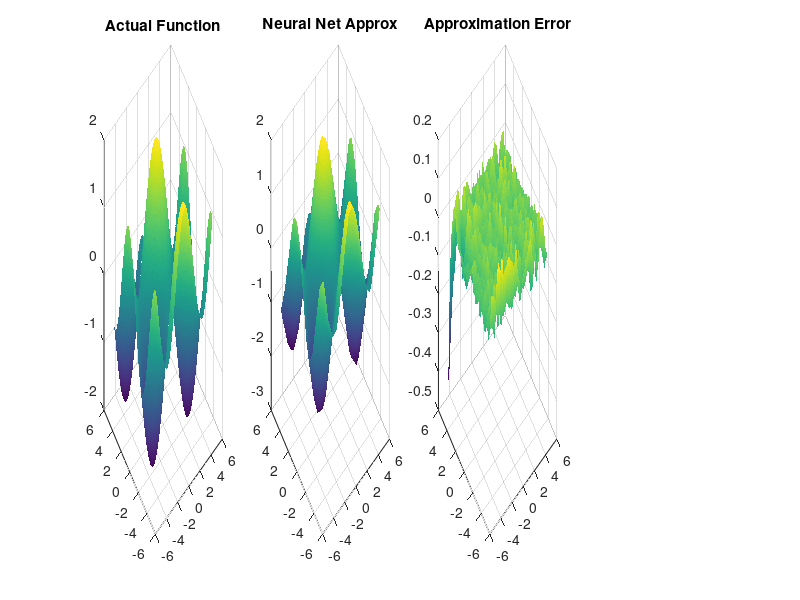

MATLAB code for this plot: (Note: this script raises an error after producing the figure.)
clear all; close all; clc;

load("relu_sin_cos_2_20_10_10_1.mat");

% Plotting function over the trained dataset
figure('Position',[0,0,1500,400])
subplot(1,4,1)
surf(X1_train, X2_train, Y_train, 'EdgeColor', 'none');
title('Actual Function')

% Plotting function over the test dataset
subplot(1,4,2)
surf(X1_test,X2_test,Y_test, 'EdgeColor', 'none');
title('Neural Net Approx')

% Plotting the approximation error between the actual function and the trained neural network
subplot(1,4,3)
surf(X1_test,X2_test,Y_test-Y_validate, 'EdgeColor', 'none');
title('Approximation Error')

% Construct input zonotope
cdomain = num2cell(domain);
[x1_min, x1_max, x2_min, x2_max] = cdomain{:};
g11 = (x1_max - x1_min)/2;
g22 = (x2_max - x2_min)/2;
Gx = diag([g11, g22]);
cx = zeros(2, 1);
X = hybZono(Gx, [], cx, [], [], []);

tic
[Z,XZ] = relu_neural_network(Ws,bs,a,X);
fprintf('Zonotope model: ')
toc

% Plot Hybrid Zonotope
subplot(1,4,4)
plot(XZ,'r',0.8);
grid on;
title('Hybrid Zonotope')
toc